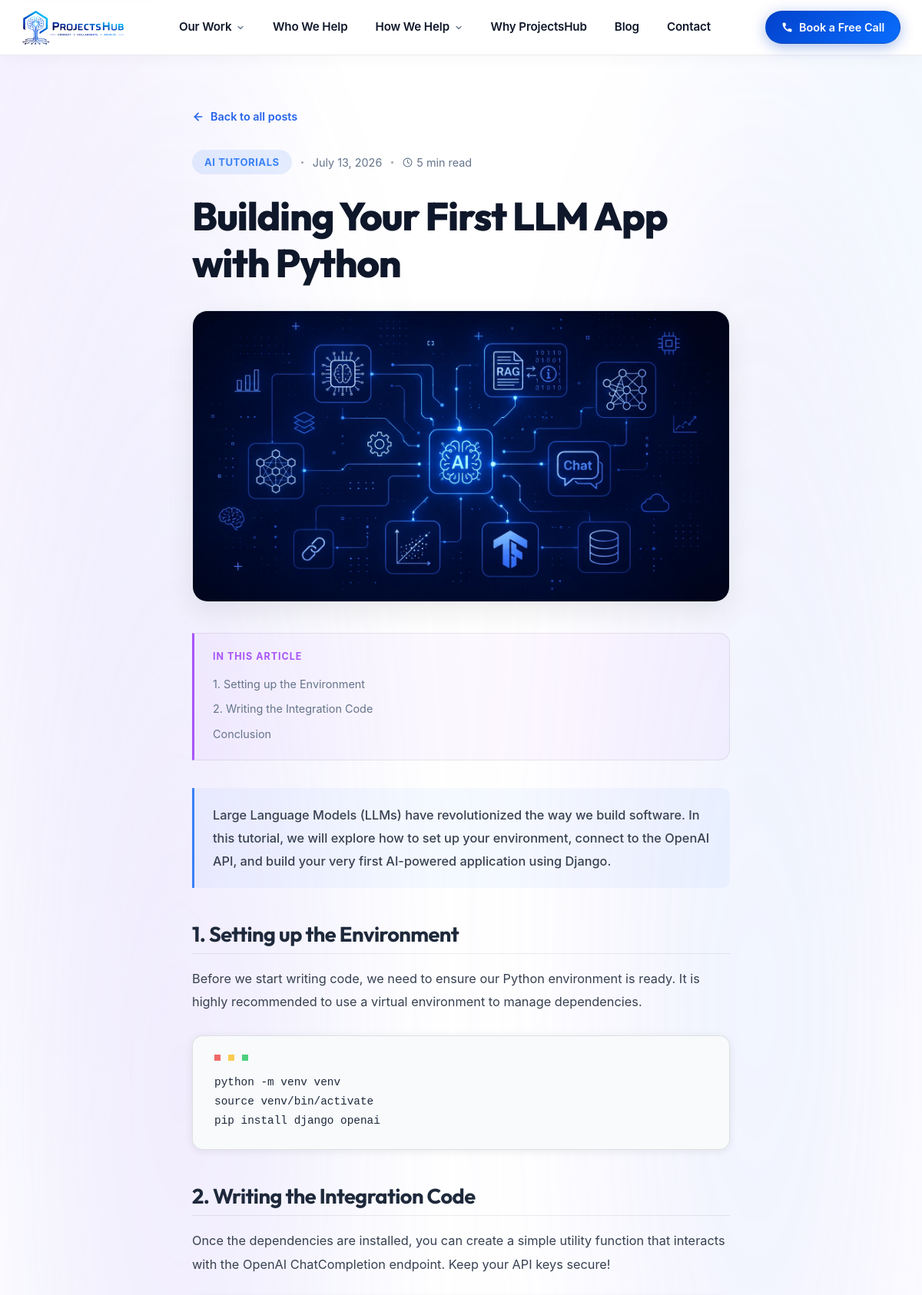
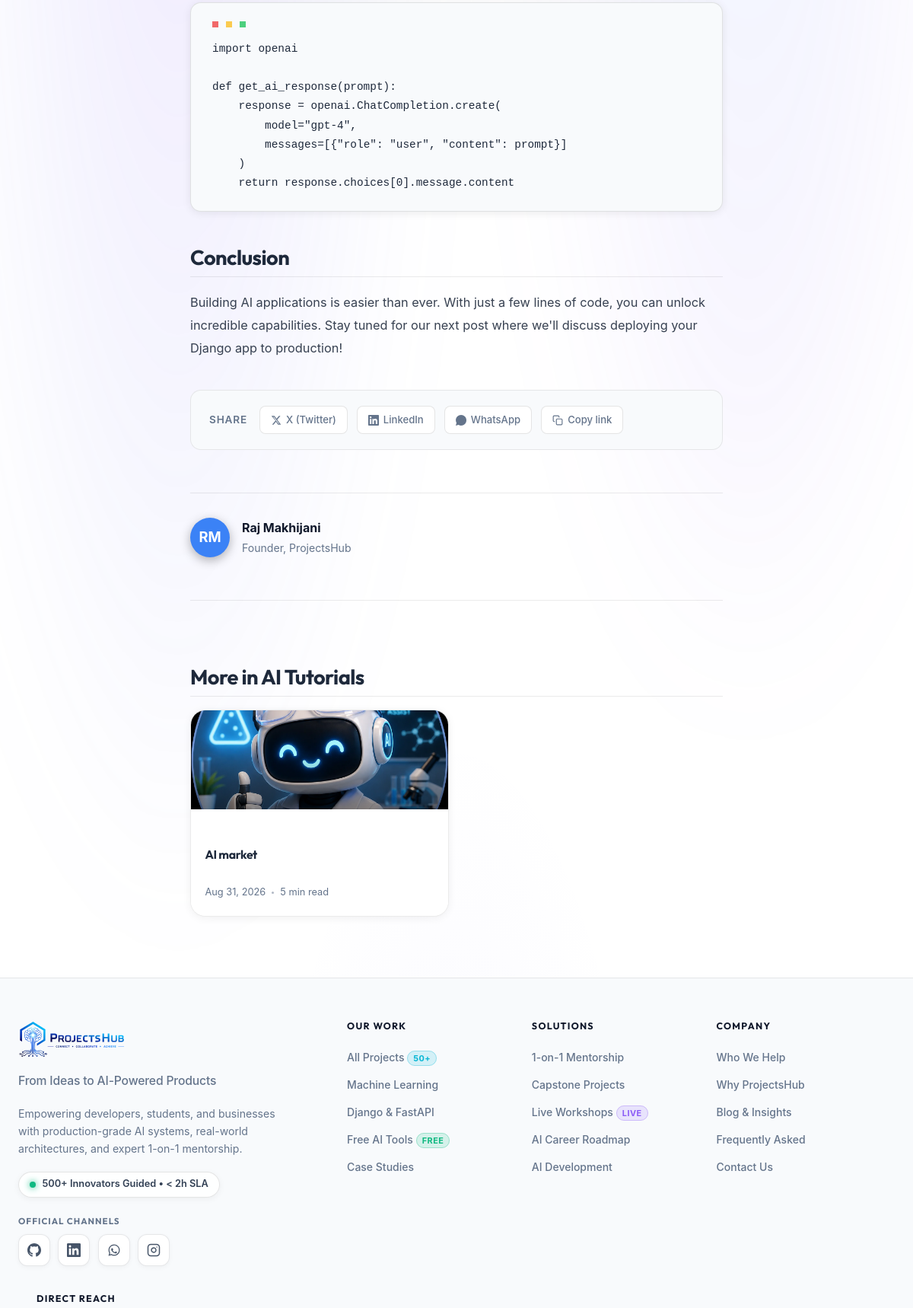
The page /blog/building-your-first-llm-app-with-python/ (upper part) on the database its author committed (2 pictures, top to bottom).
### core/models.py (models this page shows, shortened)
class BlogPost(models.Model):
    CATEGORY_CHOICES = [
        ('ai-tutorials', 'AI Tutorials'),
        ('career', 'Career Advice'),
        ('case-study', 'Case Study'),
        ('engineering', 'Engineering'),
        ('news', 'News'),
    ]
    title = models.CharField(max_length=200)
    slug = models.SlugField(max_length=220, unique=True)
    category = models.CharField(max_length=30, choices=CATEGORY_CHOICES, default='ai-tutorials')
    category_ref = models.ForeignKey(BlogCategory, on_delete=models.SET_NULL, null=True, blank=True, related_name='posts')
    tags = models.ManyToManyField(Tag, blank=True, related_name='posts')
    excerpt = models.TextField()
    lead = models.TextField(blank=True)
    content = models.TextField(blank=True, help_text="Full markdown / HTML content if single-body")
    emoji = models.CharField(max_length=8, blank=True, default='📝')
    gradient_from = models.CharField(max_length=7, default='#2563eb')
    gradient_to = models.CharField(max_length=7, default='#3b82f6')
    accent = models.CharField(max_length=7, default='#3b82f6')
    featured_image = models.ImageField(upload_to='blog/', blank=True, null=True)
    image = models.ImageField(upload_to='blog/', blank=True, null=True)
    image_url = models.URLField(blank=True)
    read_time = models.CharField(max_length=30, blank=True, default='5 min read')
    published_at = models.DateField()
    author_name = models.CharField(max_length=100, default='Raj Makhijani')
    author_role = models.CharField(max_length=150, blank=True, default='Founder, ProjectsHub')
    author_initials = models.CharField(max_length=4, blank=True, default='RM')
    is_active = models.BooleanField(default=True)
    is_published = models.BooleanField(default=True)
    is_featured = models.BooleanField(default=False)
    order = models.PositiveIntegerField(default=0)
    created_at = models.DateTimeField(auto_now_add=True)
    updated_at = models.DateTimeField(auto_now=True)
    class Meta:
        ordering = ['order', '-published_at', '-created_at']
        verbose_name = 'Blog Post'
        verbose_name_plural = 'Blog Posts'
    def get_image_src(self):
        if self.featured_image:
            return self.featured_image.url
        if self.image:
            return self.image.url
        if self.image_url:
            return self.image_url
        return '/static/image/ai-project-ideas-students.webp'
    def get_lead(self):
        return self.lead or self.excerpt

class BlogSection(models.Model):
    post = models.ForeignKey(BlogPost, on_delete=models.CASCADE, related_name='sections')
    heading = models.CharField(max_length=200, blank=True)
    body = models.TextField(blank=True)
    code = models.TextField(blank=True)
    order = models.PositiveIntegerField(default=0)
    class Meta:
        ordering = ['order']
        verbose_name = 'Blog Section'
        verbose_name_plural = 'Blog Sections'

class SocialLink(models.Model):
    PLATFORM_CHOICES = [
        ('github', 'GitHub'),
        ('linkedin', 'LinkedIn'),
        ('whatsapp', 'WhatsApp'),
        ('instagram', 'Instagram'),
        ('youtube', 'YouTube'),
        ('twitter', 'X / Twitter'),
        ('email', 'Email'),
    ]
    platform = models.CharField(max_length=30, choices=PLATFORM_CHOICES)
    label = models.CharField(max_length=60, blank=True)
    url = models.URLField()
    icon_svg = models.TextField(blank=True)
    is_active = models.BooleanField(default=True)
    order = models.PositiveIntegerField(default=0)
    class Meta:
        ordering = ['order']
        verbose_name = 'Social Link'
        verbose_name_plural = 'Social Links'

### core/views.py (the view)
# urls.py: path('blog/<slug:slug>/', views.blog_detail, name='blog_detail'),
def blog_detail(request, slug):
    post = get_object_or_404(
        BlogPost.objects.prefetch_related('sections'),
        slug=slug, is_active=True
    )
    related_posts = (
        BlogPost.objects
        .filter(is_active=True, category=post.category)
        .exclude(pk=post.pk)[:3]
    )
    return render(request, 'core/blog_detail.html', {
        'post': post,
        'related_posts': related_posts,
    })

### core/models.py (called while the page is built)
    @classmethod
    def get_settings(cls):
        obj, _ = cls.objects.get_or_create(id=1)
        return obj

### core/seo.py (called while the page is built)
def get_base_url(request=None):
    if request:
        try:
            return request.build_absolute_uri('/').rstrip('/')
        except Exception:
            pass
    site_url = getattr(settings, 'SITE_URL', '').rstrip('/')
    if site_url:
        return site_url
    return DEFAULT_DOMAIN.rstrip('/')

### templates/core/blog_detail.html (shortened to what this page needs)
{% extends 'core/base.html' %}
{% load static %}
{% block extra_css %}
<link rel="stylesheet" href="{% static 'css/blog.css' %}?v=3" />
{% endblock %}
{% block content %}
<div class="bd-wrap">
  <a href="{% url 'blog' %}" class="bd-back-link">
    <svg width="16" height="16" viewBox="0 0 24 24" fill="none" stroke="currentColor"
      stroke-width="2.5" stroke-linecap="round" stroke-linejoin="round" aria-hidden="true">
      <line x1="19" y1="12" x2="5" y2="12"/><polyline points="12 19 5 12 12 5"/>
    </svg>
    Back to all posts
  </a>
  <div class="bd-meta">
    <span class="bd-tag" data-accent="{{ post.accent|default:'#3b82f6' }}">
      {{ post.get_category_display }}
    </span>
    <span class="bd-meta-dot" aria-hidden="true"></span>
    <span class="bd-muted">
      <time datetime="{{ post.published_at|date:'Y-m-d' }}">{{ post.published_at|date:"F d, Y" }}</time>
    </span>
    {% if post.read_time %}
    <span class="bd-meta-dot" aria-hidden="true"></span>
    <span class="bd-muted" style="display:inline-flex;align-items:center;gap:5px;">
      <svg width="13" height="13" viewBox="0 0 24 24" fill="none" stroke="currentColor"
        stroke-width="2" stroke-linecap="round" stroke-linejoin="round" aria-hidden="true">
        <circle cx="12" cy="12" r="10"/><polyline points="12 6 12 12 16 14"/>
      </svg>
      {{ post.read_time }}
    </span>
    {% endif %}
  </div>
  <h1>{{ post.title }}</h1>
  <div class="bd-hero">
    <img src="{{ post.get_image_src }}" alt="{{ post.title }}" loading="eager" onerror="this.onerror=null; this.src='/static/image/ai-project-ideas-students.webp';" />
  </div>
  {% with sections_with_headings=post.sections.all %}
  {% if sections_with_headings|length > 2 %}
  <nav class="bd-toc" aria-label="Table of contents">
    <div class="bd-toc__title">In this article</div>
    <ol class="bd-toc__list">
      {% for section in post.sections.all %}
      {% if section.heading %}
      <li>
        <a href="#section-{{ forloop.counter }}" class="bd-toc__link">{{ section.heading }}</a>
      </li>
      {% endif %}
      {% endfor %}
    </ol>
  </nav>
  {% endif %}
  {% endwith %}
  <p class="bd-lead">{{ post.get_lead }}</p>
  {% for section in post.sections.all %}
  <div id="section-{{ forloop.counter }}">
    {% if section.heading %}<h2>{{ section.heading }}</h2>{% endif %}
    {% for para in section.body.splitlines %}
      {% if para.strip %}<p>{{ para }}</p>{% endif %}
    {% endfor %}
    {% if section.code %}
    <div class="bd-code">
      <pre>{{ section.code }}</pre>
    </div>
    {% endif %}
  </div>
  {% endfor %}
  <div class="bd-share">
    <span class="bd-share__label">Share</span>
    <a
      href="https://twitter.com/intent/tweet?text={{ post.title|urlencode }}&url={{ site_url }}{% url 'blog_detail' post.slug %}"
      target="_blank" rel="noopener noreferrer"
      class="bd-share__btn"
      aria-label="Share on Twitter/X"
    >
      <svg width="14" height="14" viewBox="0 0 24 24" fill="currentColor" aria-hidden="true">
        <path d="M18.244 2.25h3.308l-7.227 8.26 8.502 11.24H16.17l-4.714-6.231-5.401 6.231H2.744l7.737-8.835L1.254 2.25H8.08l4.713 6.231zm-1.161 17.52h1.833L7.084 4.126H5.117z"/>
      </svg>
      X (Twitter)
    </a>
    <a
      href="https://www.linkedin.com/shareArticle?mini=true&url={{ site_url }}{% url 'blog_detail' post.slug %}&title={{ post.title|urlencode }}"
      target="_blank" rel="noopener noreferrer"
      class="bd-share__btn"
      aria-label="Share on LinkedIn"
    >
      LinkedIn
    </a>
    <a
      href="https://wa.me/?text={{ post.title|urlencode }}%20{{ site_url }}{% url 'blog_detail' post.slug %}"
      target="_blank" rel="noopener noreferrer"
      class="bd-share__btn"
      aria-label="Share on WhatsApp"
    >
      <svg width="14" height="14" viewBox="0 0 24 24" fill="currentColor" aria-hidden="true">
        <path d="M20.52 3.48A11.82 11.82 0 0 0 12.07 0C5.5 0 .15 5.35.15 11.92c0 2.1.55 4.15 1.6 5.97L0 24l6.29-1.65a11.9 11.9 0 0 0 5.78 1.47h.01c6.57 0 11.92-5.35 11.92-11.92 0-3.18-1.24-6.17-3.48-8.42z"/>
      </svg>
      WhatsApp
    </a>
    <button
      id="bdCopyBtn"
      class="bd-share__btn"
      aria-label="Copy link to clipboard"
      onclick="copyPostLink(this)"
    >
      <svg width="14" height="14" viewBox="0 0 24 24" fill="none" stroke="currentColor"
        stroke-width="2" stroke-linecap="round" stroke-linejoin="round" aria-hidden="true">
        <rect x="9" y="9" width="13" height="13" rx="2" ry="2"/>
        <path d="M5 15H4a2 2 0 0 1-2-2V4a2 2 0 0 1 2-2h9a2 2 0 0 1 2 2v1"/>
      </svg>
      <span id="bdCopyLabel">Copy link</span>
    </button>
  </div>
  <div class="bd-author">
    <div class="bd-author-avatar" data-accent="{{ post.accent|default:'#3b82f6' }}">
      {{ post.author_initials }}
    </div>
    <div>
      <div class="bd-author-name">{{ post.author_name }}</div>
      <div class="bd-author-role">{{ post.author_role }}</div>
    </div>
  </div>
  {% if related_posts %}
  <div class="bd-divider" style="margin-top: 3.5rem; padding-top: 2.5rem;">
    <h2 class="bd-related-title">More in {{ post.get_category_display }}</h2>
    <div style="display: grid; grid-template-columns: repeat(auto-fill, minmax(240px, 1fr)); gap: 1.25rem;">
      {% for rel in related_posts %}
      <a href="{% url 'blog_detail' rel.slug %}" class="blog-card">
        <div class="blog-card__img bd-related-img{% if rel.get_image_src %} bd-related-img--has-img{% endif %}"{% if not rel.get_image_src %} data-gradient="{{ rel.get_gradient }}"{% endif %}>
          {% if rel.get_image_src %}
          <img src="{{ rel.get_image_src }}" alt="{{ rel.title }}" loading="lazy" style="width:100%;height:100%;object-fit:cover;" />
          {% else %}
          <span aria-hidden="true">{{ rel.emoji }}</span>
          {% endif %}
          <div class="blog-card__img-overlay" aria-hidden="true"></div>
        </div>
        <div class="blog-card__body" style="padding: 1rem 1.15rem 1.25rem;">
          <h3 class="blog-card__title" style="font-size: 0.98rem; margin-bottom: 0.35rem;">{{ rel.title }}</h3>
          <div class="blog-card__meta" style="margin:0;">
            <time datetime="{{ rel.published_at|date:'Y-m-d' }}">{{ rel.published_at|date:"M d, Y" }}</time>
            {% if rel.read_time %}
            <span class="blog-card__meta-dot" aria-hidden="true"></span>
            <span>{{ rel.read_time }}</span>
            {% endif %}
          </div>
        </div>
      </a>
      {% endfor %}
    </div>
  </div>
  {% endif %}
</div>
{% endblock %}

### templates/components/footer.html (shortened to what this page needs)
{% load static %}
<footer class="site-footer" role="contentinfo">
  <div class="footer-container">
    <div class="footer-grid">
      <div class="footer-brand-col">
        <a href="/" class="footer-brand-logo-wrap" aria-label="ProjectsHub Home">
          <picture class="footer-logo-picture footer-logo-picture--light">
            <source srcset="{% static 'image/logo/projectshub-logo-light.svg' %}" type="image/svg+xml">
            <source srcset="{% static 'image/logo/projectshub-logo-light.webp' %}" type="image/webp">
            <img src="{% static 'image/logo/projectshub-logo-light.png' %}"
                 alt="ProjectsHub"
                 class="footer-brand-logo footer-brand-logo--light"
                 width="156" height="52"
                 loading="lazy" decoding="async" />
          </picture>
        </a>
        <p class="footer-tagline">
          From Ideas to AI-Powered Products
        </p>
        <p class="footer-bio">
          Empowering developers, students, and businesses with production-grade AI systems, real-world architectures, and expert 1-on-1 mentorship.
        </p>
        <div class="footer-status-pill">
          <span class="footer-pulse-dot" aria-hidden="true"></span>
          <span>500+ Innovators Guided • &lt; 2h SLA</span>
        </div>
        <div class="footer-social-wrap">
          <span class="footer-social-label">Official Channels</span>
          <div class="footer-social-row" aria-label="ProjectsHub Social Profiles">
          {% for link in social_links %}
            {% if link.platform == 'github' %}
            <a href="{{ link.url }}" target="_blank" rel="noopener noreferrer" class="footer-social-btn footer-social-btn--github" aria-label="ProjectsHub on GitHub">
            </a>
            {% elif link.platform == 'linkedin' %}
            <a href="{{ link.url }}" target="_blank" rel="noopener noreferrer" class="footer-social-btn footer-social-btn--linkedin" aria-label="ProjectsHub on LinkedIn">
            </a>
            {% elif link.platform == 'whatsapp' %}
            <a href="{{ link.url }}" target="_blank" rel="noopener noreferrer" class="footer-social-btn footer-social-btn--whatsapp" aria-label="Chat with ProjectsHub on WhatsApp">
            </a>
            {% elif link.platform == 'instagram' %}
            <a href="{{ link.url }}" target="_blank" rel="noopener noreferrer" class="footer-social-btn footer-social-btn--instagram" aria-label="ProjectsHub on Instagram">
            </a>
            {% endif %}
          {% endfor %}
          </div>
        </div>
      </div>
      <div class="footer-nav-col">
        <h3 class="footer-col-header">Our Work</h3>
        <ul class="footer-link-list">
          <li>
            <a href="/projects/" class="footer-nav-link">
              All Projects
              <span class="footer-link-badge footer-link-badge--cyan">50+</span>
            </a>
          </li>
          <li>
            <a href="/projects/?category=machine-learning" class="footer-nav-link">Machine Learning</a>
          </li>
          <li>
            <a href="/projects/?category=backend" class="footer-nav-link">Django &amp; FastAPI</a>
          </li>
          <li>
            <a href="https://tools.projectshub.co.in/" target="_blank" rel="noopener noreferrer" class="footer-nav-link">
              Free AI Tools
              <span class="footer-link-badge footer-link-badge--emerald">Free</span>
            </a>
          </li>
          <li>
            <a href="{% url 'case_studies' %}" class="footer-nav-link">Case Studies</a>
          </li>
        </ul>
      </div>
      <div class="footer-nav-col">
        <h3 class="footer-col-header">Solutions</h3>
        <ul class="footer-link-list">
          <li>
            <a href="/workshop/" class="footer-nav-link">1-on-1 Mentorship</a>
          </li>
          <li>
            <a href="/projects/" class="footer-nav-link">Capstone Projects</a>
          </li>
          <li>
            <a href="/workshop/" class="footer-nav-link">
              Live Workshops
              <span class="footer-link-badge footer-link-badge--purple">Live</span>
            </a>
          </li>
          <li>
            <a href="{% url 'ai_roadmap' %}" class="footer-nav-link">AI Career Roadmap</a>
          </li>
          <li>
            <a href="{% url 'ai_development' %}" class="footer-nav-link">AI Development</a>
          </li>
        </ul>
      </div>
      <div class="footer-nav-col">
        <h3 class="footer-col-header">Company</h3>
        <ul class="footer-link-list">
          <li>
            <a href="/#about" class="footer-nav-link">Who We Help</a>
          </li>
          <li>
            <a href="/#about" class="footer-nav-link">Why ProjectsHub</a>
          </li>
          <li>
            <a href="{% url 'blog' %}" class="footer-nav-link">Blog &amp; Insights</a>
          </li>
          <li>
            <a href="/#faq-section" class="footer-nav-link">Frequently Asked</a>
          </li>
          <li>
            <a href="{% url 'contact' %}" class="footer-nav-link">Contact Us</a>
          </li>
        </ul>
      </div>
      <div class="footer-nav-col">
        <h3 class="footer-col-header">Direct Reach</h3>
      </div>
    </div>
  </div>
</footer>

### rows shown on the page
BlogPost: category "AI TUTORIALS", published_at "July 13, 2026", read_time "5 min read", title "Building Your First LLM App with Python", get_image_src (picture), get_lead "Large Language Models (LLMs) have revolutionized the way we build software. In this tutorial, we will explore how to set up your environment, connect to the OpenAI API, and build your very first AI-powered application using Django.", author_initials "RM", author_name "Raj Makhijani", author_role "Founder, ProjectsHub", category "AI Tutorials"
BlogSection: heading "1. Setting up the Environment", splitlines "Before we start writing code, we need to ensure our Python environment is ready. It is highly recommended to use a virtual environment to manage dependencies.", code "python -m venv venv source venv/bin/activate pip install django openai"
BlogSection: heading "2. Writing the Integration Code", splitlines "Once the dependencies are installed, you can create a simple utility function that interacts with the OpenAI ChatCompletion endpoint. Keep your API keys secure!", code "import openai def get_ai_response(prompt): response = openai.ChatCompletion.create( model=\"gpt-4\", messages=[{\"role\": \"user\", \"content\": prompt}] ) return response.choices[0].message.content"
BlogSection: heading "Conclusion", splitlines "Building AI applications is easier than ever. With just a few lines of code, you can unlock incredible capabilities. Stay tuned for our next post where we'll discuss deploying your Django app to production!"
BlogPost: get_image_src (picture), title "AI market", published_at "Aug 31, 2026", read_time "5 min read"
